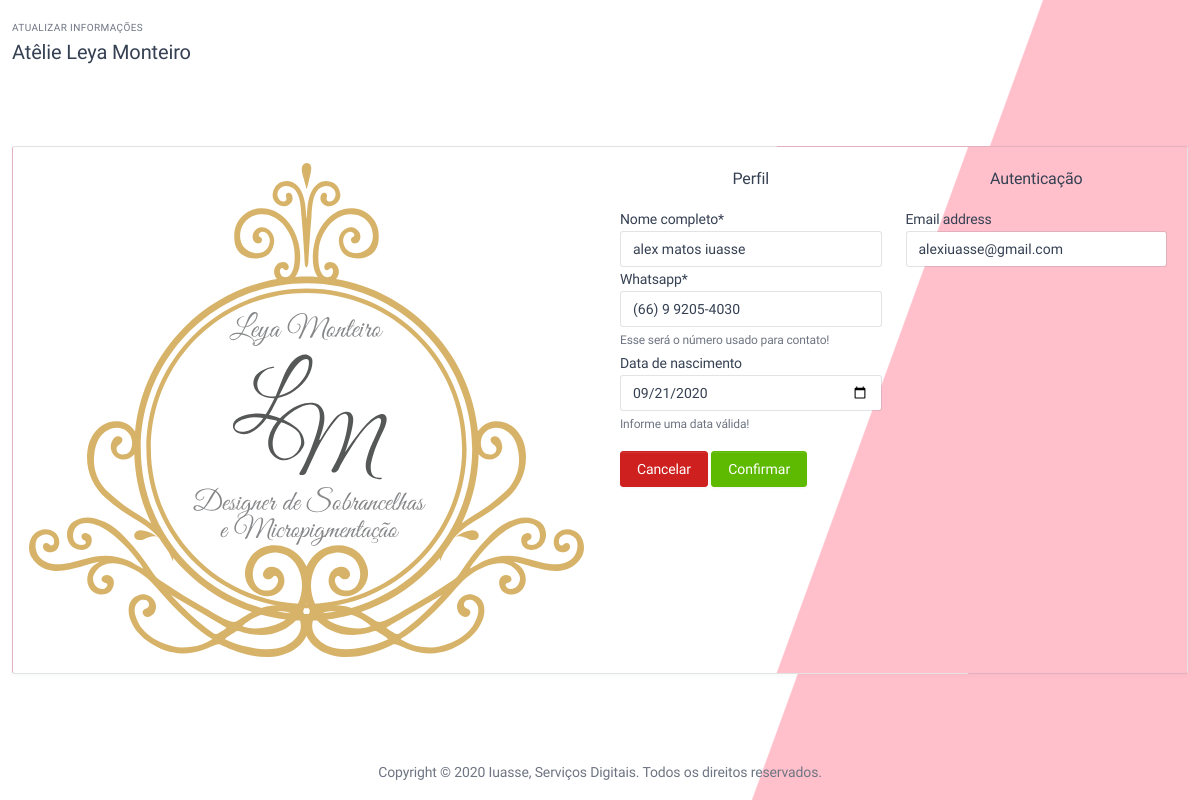
Page /user/frontend/profile/update/ (signed in) on the earlier database version.
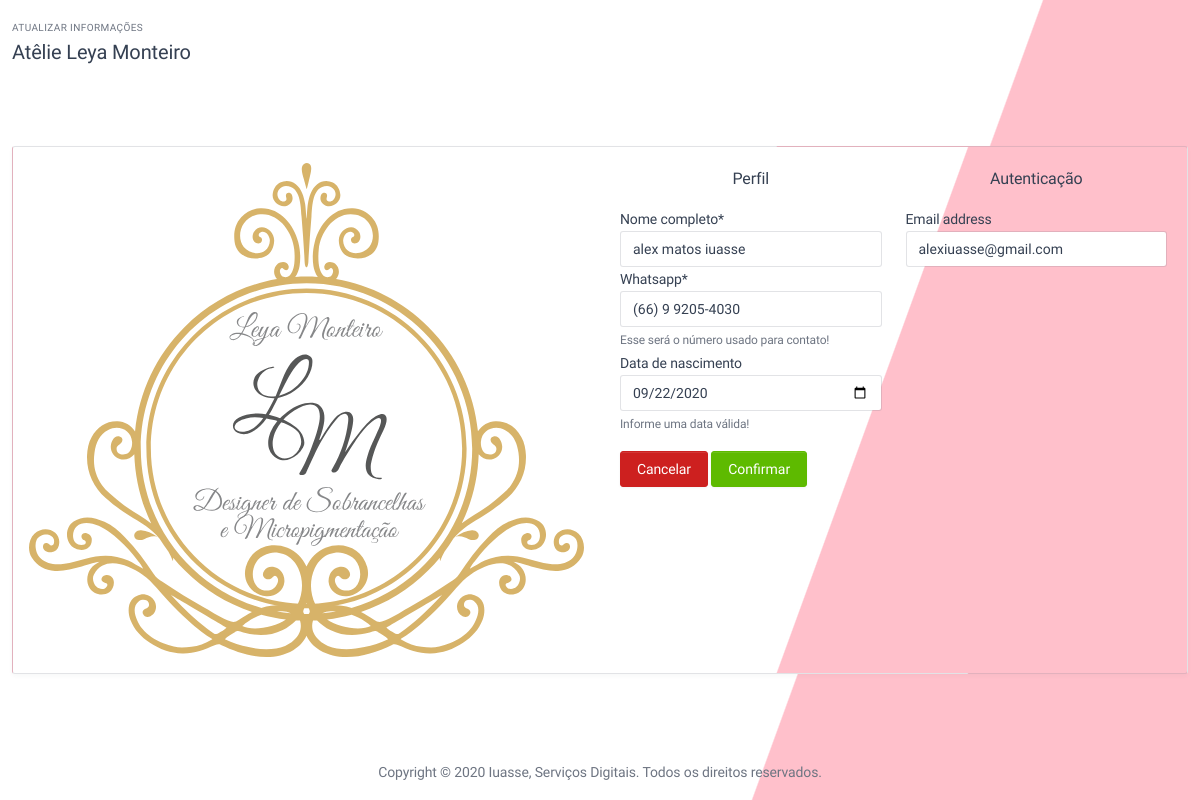
Same page on the later database version.
### users/models.py (models this page shows, shortened)
class Profile(BaseModel):
    name = models.CharField("nome completo", max_length=150)
    birth_date = models.DateField('data de nascimento', blank=True, null=True, help_text="Informe uma data válida!")
    whatsapp = models.CharField('whatsapp', max_length=16, help_text="Esse será o número usado para contato!")
    total_of_points = models.IntegerField(default=0, verbose_name='Total de pontos')
    user = models.OneToOneField(User, on_delete=models.CASCADE)

### users/views.py (the view)
# urls.py: path('profile/update/', profile_update, name='update'),
@login_required
@transaction.atomic
def profile_update(request):
    if request.method == 'POST':
        user_form = UserChangeFormFrontend(request.POST, instance=request.user)
        profile_form = ProfileFormFrontend(request.POST, instance=request.user.profile)
        if user_form.is_valid() and profile_form.is_valid():
            user_form.save()
            profile_form.save()
            return redirect('users:frontend:profile')
    else:
        user_form = UserChangeFormFrontend(instance=request.user)
        profile_form = ProfileFormFrontend(instance=request.user.profile)
    return render(request, 'homepage_perfil/signup.html', {
        'user_form': user_form,
        'profile_form': profile_form
    })

### users/forms.py
class UserChangeFormFrontend(UserChangeForm):
    password = None
    class Meta:
        model = User
        fields = ('email',)

class ProfileFormFrontend(forms.ModelForm):
    class Meta:
        model = Profile
        widgets = {
            'birth_date': forms.DateInput(format='%Y-%m-%d', attrs={'type': 'date'}),
        }
        fields = ('name', 'whatsapp', 'birth_date')

### frontend/templates/homepage_perfil/signup.html (shortened to what this page needs)
{% extends './base.html' %}
{% load crispy_forms_tags %}
{% load static %}
{% block body_html %}
<body class="antialiased ">
<div class="page bg-login">
    <div class="content" id="content">
        <div class="container-xl">
            <div class="page-header">
                <div class="row align-items-center">
                    <div class="col-auto">
                        <div class="page-pretitle">
                            {% if user.is_authenticated %}
                            Atualizar Informações
                            {% else %}
                            Cadastro
                            {% endif %}
                        </div>
                        <h2 class="page-title">
                            {{NAME_OF_ENTERPRISE}}
                        </h2>
                    </div>
                </div>
            </div>
        </div>
        <div class="container-xl">
            <div class="row row-deck">
                <div class="col-lg-12 mr-auto ml-auto">
                    <div class="card d-flex flex-column">
                        <div class="row row-0 flex-fill">
                            <div class="col-md-6 d-none d-md-flex ">
                                <img alt="{{NAME_OF_ENTERPRISE}}" class="w-100 h-100 p-3" src="{% static 'logo.svg' %}">
                            </div>
                            <div class="col">
                                <div class="card-body">
                                    <form method="post">
                                        <div class="row">
                                            {% if profile_form %}
                                            <div class="col-lg-6 {% if not user_form %}mr-auto ml-auto{% endif %}">
                                                <h5 class="card-title text-center">Perfil</h5>
                                                {% for field in profile_form %}
                                                {{ field|as_crispy_field }}
                                                {% endfor %}
                                            </div>
                                            {% endif %}
                                            {% if user_form %}
                                            <div class="col-lg-6">
                                                <h5 class="card-title text-center">Autenticação</h5>
                                                {% for field in user_form %}
                                                {{ field|as_crispy_field }}
                                                {% endfor %}
                                            </div>
                                            {% endif %}
                                        </div>
                                        <div class="form-row mt-3">
                                            {% if user.is_authenticated %}
                                            <a class="btn btn-danger"
                                               href="{% url 'users:frontend:profile' %}"
                                               type="button">
                                                Cancelar
                                            </a>
                                            <button class="btn btn-success" type="submit">
                                                Confirmar
                                            </button>
                                            {% else %}
                                            <button class="btn bg-gold btn-block" type="submit">
                                                Cadastrar
                                            </button>
                                            {% endif %}
                                        </div>
                                    </form>
                                    <div class="d-flex align-items-center pt-5 mt-auto">
                                    </div>
                                </div>
                            </div>
                        </div>
                    </div>
                </div>
            </div>
        </div>
        {% block footer %}{% include "footer.html" %}{% endblock %}
    </div>
</div>
</body>
{% endblock %}

### frontend/templates/homepage_perfil/base.html (shortened to what this page needs)
<!DOCTYPE html>
<html lang="en">
<head>
    {% load static %}
    <link href="{% static 'dist/css/tabler.min.css' %}" rel="stylesheet"/>
    <link href="{% static 'custom/css/custom-css.css' %}" rel="stylesheet"/>
</head>
{% block body_html %}{% endblock %}
</html>

### frontend/templates/footer.html
<footer class="footer footer-transparent">
    <div class="container-xl">
        <div class="row text-center align-items-center flex-row-reverse">
            <div class="col-12 col-lg-auto mt-3 mt-lg-0 ml-auto mr-auto">
                Copyright © 2020
                <a class="link-secondary" href="https://iuasse.com.br">Iuasse, Serviços Digitais</a>.
                Todos os direitos reservados.
            </div>
        </div>
    </div>
</footer>

### frontend/static/custom/css/custom-css.css (style rules this page uses)
.bg-login { background: linear-gradient(-70deg, pink 30%, white 30.1%); }
.bg-login .card { background: linear-gradient(-70deg, pink 30%, white 30.1%); }

### frontend/templates/homepage_perfil/base.html (style rules this page uses)
body { display: none; }

Differences in the rows shown:
changed Profile "alex matos iuasse": birth_date "09/21/2020" → "09/22/2020"
